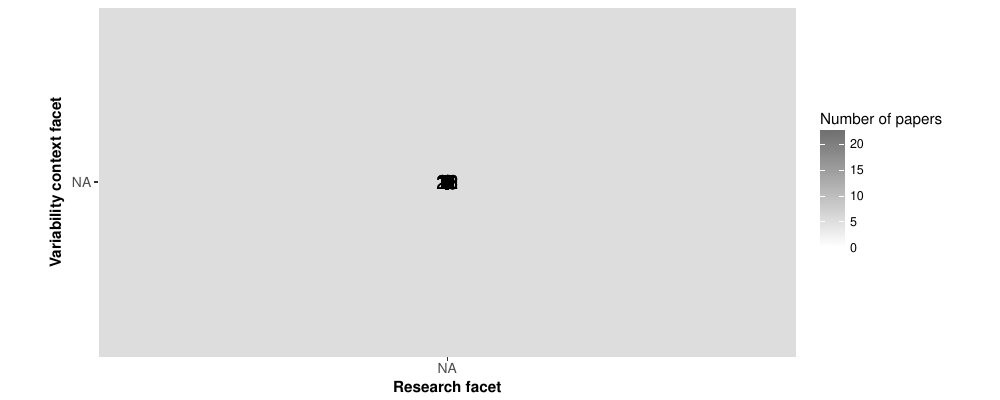

This figure's R source:
#!/usr/bin/env Rscript

library(ggplot2)
library(gridExtra)
library(ggthemes)

script.dir <- dirname(sys.frame(1)$ofile)
setwd(script.dir);
#------------- Read data ----------

data = read.csv("../output_data/heatmap.csv", header = TRUE,sep=';')

map_facets<-c(
  "k-evaluation" = "Evaluation\nResearch", 
  "k-experience" = "Experience\nReport",
  "k-opinion" = "Opinion\nPaper",
  "k-philosophical" = "Philosophical\nPaper",
  "k-solution" = "Solution\nProposal",
  "k-validation" = "Validation\nResearch",
  "k-vis" = "Variability-intensive\n systems analysis",
  "k-testing" = "Testing and\nevolution",
  "k-reverse" = "Reverse\nengineering",
  "k-mmodel" = "Multi-model\nvariability analysis",
  "k-modeling" = "Variability \nmodelling",
  "k-configuration" = "Product configuration\nand derivation"
  )

#Order like in the rest of sections
data$vf <- factor(data$vf, levels = rev(c("k-configuration","k-testing","k-reverse","k-mmodel","k-modeling","k-vis")))
data$rf <- factor(data$rf, levels = c("k-opinion","k-philosophical","k-solution","k-evaluation","k-validation","k-experience"))

ggplot(data, aes(rf, vf)) + 
  geom_tile(aes(fill = count),colour = "white") + 
  geom_text(aes(label = count),size=5) +
  scale_fill_gradient(high="#707070", low="white",name = "Number of papers") +
  ylab("Variability context facet") + 
  xlab("Research facet")+ 
  theme(legend.position="right") +
  scale_x_discrete(labels=map_facets)+
  scale_y_discrete(labels=map_facets)+
  theme(axis.text=element_text(size=10), axis.title=element_text(size=11,face="bold"))+
  theme(panel.grid.major = element_blank(),
        panel.grid.minor = element_blank(), 
        panel.background = element_blank())+ theme(aspect.ratio=0.5)

#------------- Write to pdf ----------

ggsave("heatmap.pdf",  width = 10, height = 4)